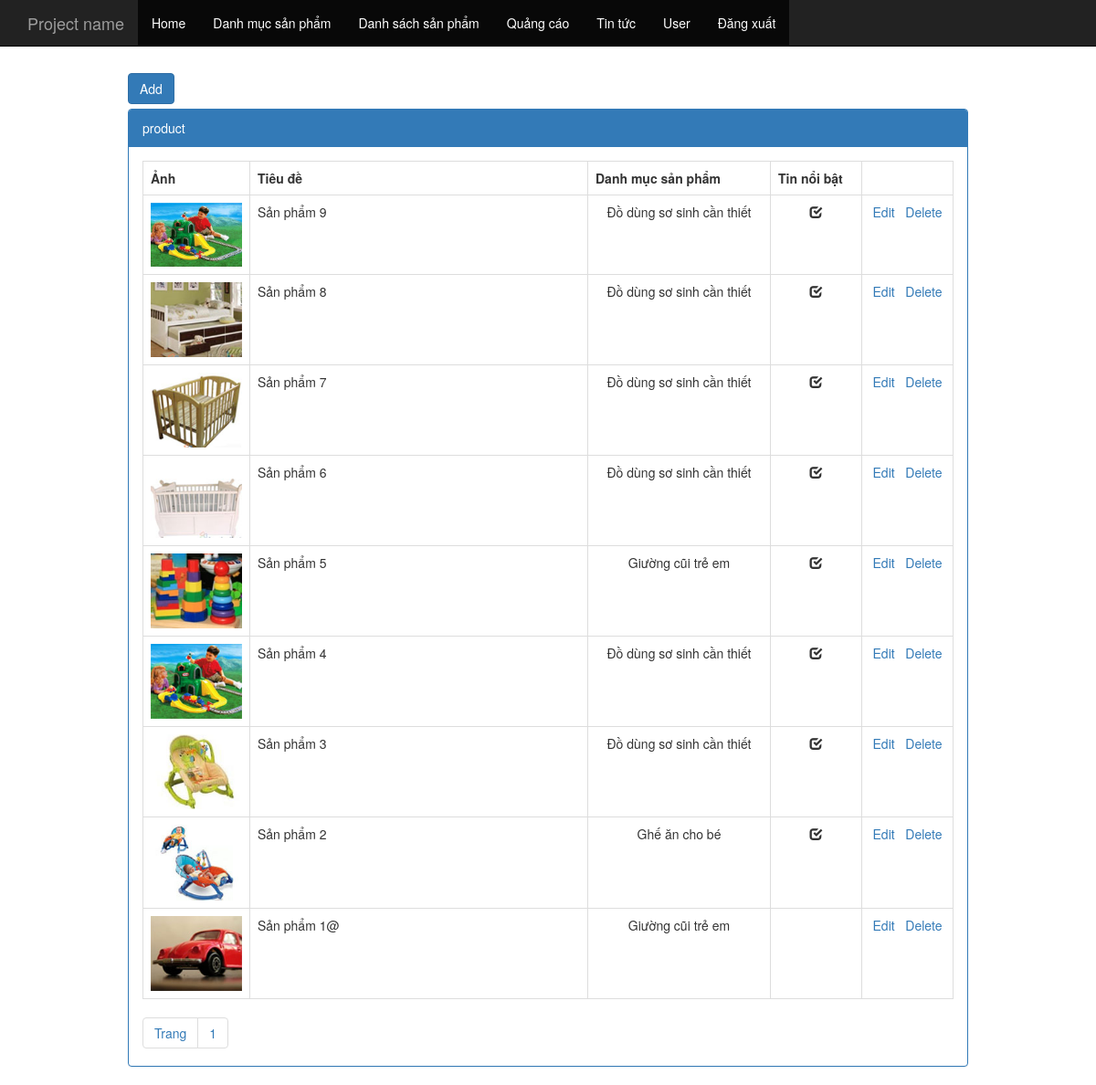
The app's page /admin.php?controller=product (signed in) with its own data.
### tables this page shows
CREATE TABLE `tbl_product` (
  `pk_product_id` int(11) NOT NULL,
  `fk_category_product_id` int(11) NOT NULL,
  `c_name` varchar(500) NOT NULL,
  `c_description` varchar(2000) NOT NULL,
  `c_content` text NOT NULL,
  `c_img` varchar(500) NOT NULL,
  `c_price` float NOT NULL DEFAULT '0',
  `c_hotproduct` int(11) NOT NULL DEFAULT '0'
);

CREATE TABLE `tbl_category_product` (
  `pk_category_product_id` int(11) NOT NULL,
  `c_name` varchar(500) NOT NULL,
  `c_display_home` int(11) NOT NULL
);

### controller/backend/controller_product.php (called while the page is built, shortened)
<?php
	class controller_product extends controller{
		public function __construct(){
			$record_per_page = 20;
			$total_record = $this->model->num_rows("select * from tbl_product");
			$num_page = ceil($total_record/$record_per_page);
			$p = isset($_GET["p"])&&$_GET["p"]>0?($_GET["p"]-1):0;
			$from = $p*$record_per_page;
			$arr = $this->model->fetch("select * from tbl_product order by pk_product_id desc limit $from,$record_per_page");
			include "view/backend/view_product.php";
		}
	}
	new controller_product();
 ?>

### application/controller.php (called while the page is built, shortened)
<?php
	class controller{
		public function __construct(){
			$this->model = new model();
		}
	}
 ?>

### application/model.php (called while the page is built, shortened)
<?php
	class model{
		public function fetch($sql){
			global $db;
			$result = mysqli_query($db,$sql);
			$arr = array();
			while($rows = mysqli_fetch_object($result))
				$arr[] = $rows;
			return $arr;
		}
		public function fetch_one($sql){
			global $db;
			$result = mysqli_query($db,$sql);
			$rows= mysqli_fetch_object($result);
			return $rows;
		}
		public function num_rows($sql){
			global $db;
			$result = mysqli_query($db,$sql);
			$number = mysqli_num_rows($result);
			return $number;
		}
	}
 ?>

### view/backend/view_product.php (the view)
<div class="col-md-10 col-md-offset-1">
	<div style="margin-bottom: 5px;"><a href="admin.php?controller=add_edit_product&act=add" class="btn btn-primary">Add</a></div>
	<div class="panel panel-primary">
		<div class="panel-heading">product</div>
		<div class="panel-body">
			<table class="table table-hover table-bordered">
				<tr>
					<th style="width: 100px;">Ảnh</th>
					<th>Tiêu đề</th>
					<th style="width: 200px;">Danh mục sản phẩm</th>
					<th style="width: 100px;">Tin nổi bật</th>
					<th style="width: 100px;"></th>
				</tr>
				<?php
					foreach($arr as $rows)
					{
				 ?>
				<tr>
					<td style="text-align: center;">
						<?php if($rows->c_img != "" && file_exists("public/upload/product/".$rows->c_img)){ ?>
						<img src="public/upload/product/<?php echo $rows->c_img; ?>" style="max-width: 100px;">
						<?php } ?>
					</td>
					<td><?php echo $rows->c_name; ?></td>
					<td style="text-align: center;">
						<?php
							$category = $this->model->fetch_one("select c_name from tbl_category_product where pk_category_product_id=".$rows->fk_category_product_id);
							echo isset($category->c_name)?$category->c_name:"";
						 ?>
					</td>
					<td style="text-align: center;">
						<?php if($rows->c_hotproduct==1){ ?>
						<span class="glyphicon glyphicon-check"></span>
						<?php } ?>
					</td>
					<td style="text-align: center;">
						<a href="admin.php?controller=add_edit_product&act=edit&id=<?php echo $rows->pk_product_id; ?>">Edit</a>&nbsp;&nbsp;
						<a href="admin.php?controller=product&act=delete&id=<?php echo $rows->pk_product_id; ?>">Delete</a>
					</td>
				</tr>
				<?php } ?>
			</table>
			<ul class="pagination" style="padding:0px; margin:0px;">
				<li><a href="#">Trang</a></li>
				<?php
					for($i = 1; $i <= $num_page; $i++)
					{
				 ?>
				<li><a href="admin.php?controller=product&p=<?php echo $i; ?>"><?php echo $i; ?></a></li>
				<?php } ?>
			</ul>
		</div>
	</div>
</div>

### admin.php (shortened to what this page needs)
<?php
	include "config.php";
	include "application/model.php";
	include "application/controller.php";
	if(isset($_SESSION["c_email"]) == false){
		include "controller/backend/controller_login.php";
	}else{
		$controller = isset($_GET["controller"])&&$_GET["controller"]!="" ? "controller_".$_GET["controller"].".php":"controller_home.php";
		include "view/backend/view_layout.php";
	}
 ?>

### view/backend/view_layout.php (shortened to what this page needs)
<!DOCTYPE html>
<html>
<head>
	<link rel="stylesheet" type="text/css" href="public/backend/css/bootstrap.min.css">
</head>
<body>
<nav class="navbar navbar-inverse navbar-fixed-top">
      <div class="container">
        <div class="navbar-header">
          <a class="navbar-brand" href="#">Project name</a>
        </div>
        <div id="navbar" class="collapse navbar-collapse">
          <ul class="nav navbar-nav">
            <li class="active"><a href="#">Home</a></li>
            <li class="active"><a href="admin.php?controller=category_product">Danh mục sản phẩm</a></li>
            <li class="active"><a href="admin.php?controller=product">Danh sách sản phẩm</a></li>
            <li class="active"><a href="admin.php?controller=adv">Quảng cáo</a></li>
            <li class="active"><a href="admin.php?controller=news">Tin tức</a></li>
            <li class="active"><a href="admin.php?controller=user">User</a></li>
            <li class="active"><a href="admin.php?controller=logout">Đăng xuất</a></li>
          </ul>
        </div>
      </div>
    </nav>
  <div class="container" style="margin-top: 80px;">
  	<?php
  		if(file_exists("controller/backend/$controller") == true)
  			include "controller/backend/$controller";
  	 ?>
  </div>
</body>
</html>

### records on screen
tbl_product: c_img (picture), c_name "Sản phẩm 9", fk_category_product.c_name "Đồ dùng sơ sinh cần thiết", c_hotproduct 1 (drawn)
tbl_product: c_img (picture), c_name "Sản phẩm 8", fk_category_product.c_name "Đồ dùng sơ sinh cần thiết", c_hotproduct 1 (drawn)
tbl_product: c_img (picture), c_name "Sản phẩm 7", fk_category_product.c_name "Đồ dùng sơ sinh cần thiết", c_hotproduct 1 (drawn)
tbl_product: c_img (picture), c_name "Sản phẩm 6", fk_category_product.c_name "Đồ dùng sơ sinh cần thiết", c_hotproduct 1 (drawn)
tbl_product: c_img (picture), c_name "Sản phẩm 5", fk_category_product.c_name "Giường cũi trẻ em", c_hotproduct 1 (drawn)
tbl_product: c_img (picture), c_name "Sản phẩm 4", fk_category_product.c_name "Đồ dùng sơ sinh cần thiết", c_hotproduct 1 (drawn)
tbl_product: c_img (picture), c_name "Sản phẩm 3", fk_category_product.c_name "Đồ dùng sơ sinh cần thiết", c_hotproduct 1 (drawn)
tbl_product: c_img (picture), c_name "Sản phẩm 2", fk_category_product.c_name "Ghế ăn cho bé", c_hotproduct 1 (drawn)
tbl_product: c_img (picture), c_name "Sản phẩm 1@", fk_category_product.c_name "Giường cũi trẻ em"
